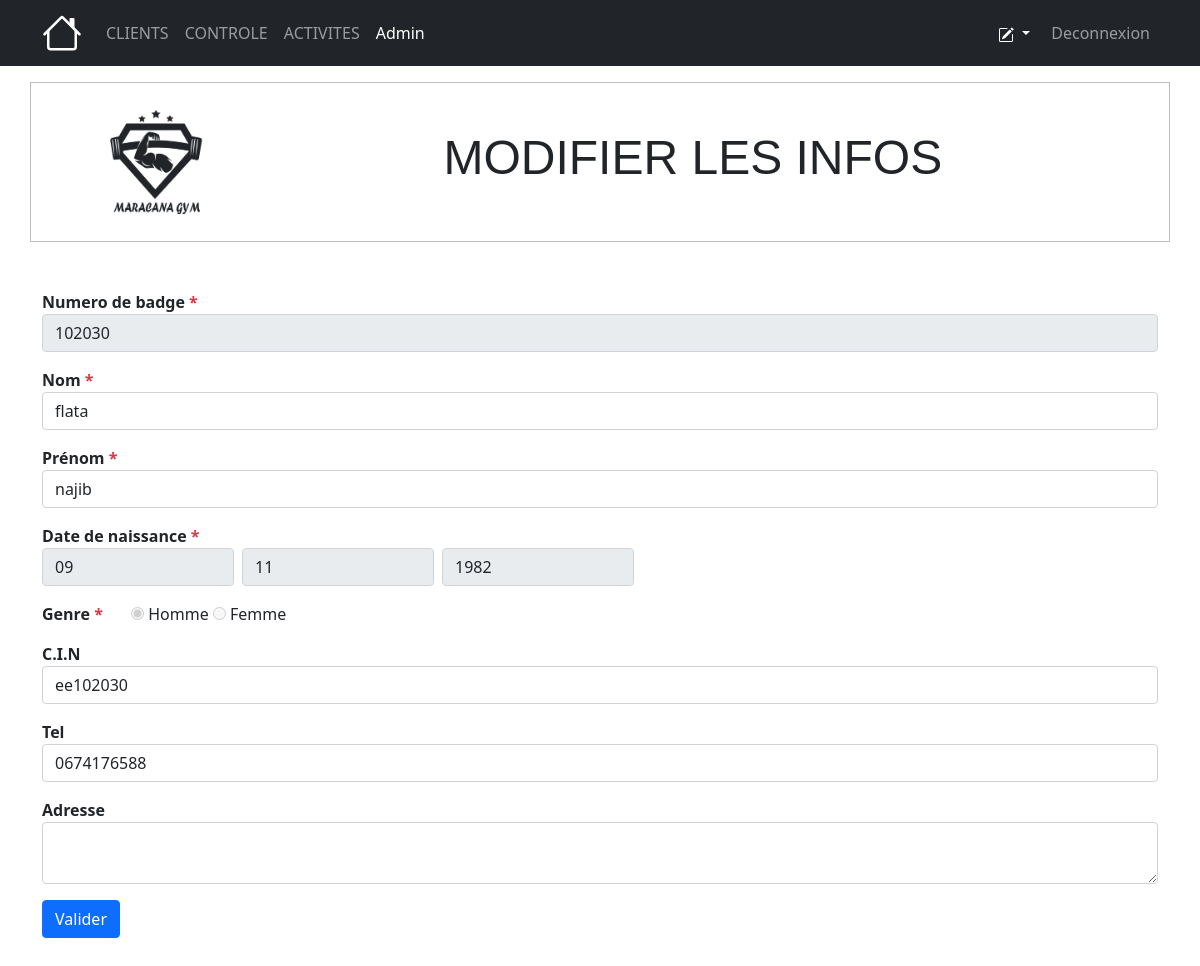
The page /update_user.php?id=246 (signed in) on the database its author committed.
### tables this page shows
CREATE TABLE `client` (
  `id` int(10) NOT NULL AUTO_INCREMENT,
  `badge` varchar(20) NOT NULL,
  `firstName` varchar(255) NOT NULL,
  `lastName` varchar(255) NOT NULL,
  `birth` date NOT NULL,
  `genre` varchar(255) NOT NULL,
  `cin` varchar(255) DEFAULT NULL,
  `tel` varchar(255) DEFAULT NULL,
  `adresse` text DEFAULT NULL,
  `date` date NOT NULL,
  `photo` varchar(255) DEFAULT NULL,
  `create_by` varchar(255) NOT NULL DEFAULT 'najib',
  PRIMARY KEY (`id`)
);

### database/database.php (called while the page is built)
<?php
function getPdo() :PDO
{
    $db = new PDO ('mysql:host=localhost;dbname=club','root','');
    return $db;
}

### include/Controlle.php (called while the page is built, shortened)
<?php
require_once 'database/database.php';
class Controlle
{
    private $db;
  public function __construct()
  {
      $this->db = getPdo();
  }
    public function getById($id){
        $req = $this->db->prepare('select * from client where id=:id');
        $req->bindParam((':id'),$id);
        $req->execute();
        $result = $req->fetchAll(PDO::FETCH_ASSOC);
        foreach ($result as $list){
            return $list;
        }
    }
}

### update_user.php (the view, shortened to what this page needs)
<?php
include_once ('head.php');
include_once 'include/update_user.php';
include_once 'include/Controlle.php';
$users= new Controlle();
$client = $users->getById($_GET['id']);
?>
<form id="form" action="" method="post" class="container mt-5">
    <div class="form-group">
        <label for=""><strong>Numero de badge <span class="text-danger">*</span></strong></label>
        <input disabled value="<?= $client['badge'] ?>"id="badge" class="form-control mb-3" type="text" maxlength="13">
    </div>
    <div class="form-group">
        <label for=""><strong>Nom <span class="text-danger">*</span></strong></label>
        <input value="<?= $client['firstName'] ?>" name="firstName" class="form-control mb-3" type="text" maxlength="30">
    </div>
    <div class="form-group">
        <label for=""><strong>Prénom <span class="text-danger">*</span></strong></label>
        <input value="<?= $client['lastName'] ?>" name="lastName" class="form-control mb-3" type="text" maxlength="30">
    </div>
    <div class="form-group">
        <label for=""><strong>Date de naissance <span class="text-danger">*</span></strong></label>
        <div class="d-flex mb-3" style="width:50vw">
            <select disabled name="day" class="form-control me-2" >
                <option ><?= date("d",strtotime($client['birth'])) ?></option>
            </select>
            <select disabled name="month" class="form-control me-2">
                <option ><?= date("m",strtotime($client['birth'])) ?></option>
            </select>
            <select disabled name="year" class="form-control me-2">
                <option ><?= date("Y",strtotime($client['birth'])) ?></option>
            </select>
        </div>
    </div>
    <div class="d-inline">
        <label class="me-4" for=""><strong>Genre <span class="text-danger">*</span></strong></label>
        <input disabled type="radio" name="exampleRadios" id="homme" value="Homme" checked>
        <label for="exampleRadios1">Homme</label>
        <input  disabled type="radio" name="exampleRadios" id="femme" value="Femme">
        <label for="exampleRadios2">Femme</label>
    </div>
    <div class="form-group my-3">
        <label for=""><strong>C.I.N</strong></label>
        <input value="<?= $client['cin'] ?>" name="cin" class="form-control mb-3" type="text" maxlength="8">
    </div>
    <div class="form-group mb-3">
        <label for=""><strong>Tel</strong></label>
        <input value="<?= $client['tel'] ?>" name="tel" class="form-control mb-3" type="tel" maxlength="10">
    </div>
    <div class="form-group mb-3">
        <label for=""><strong>Adresse</strong></label>
        <textarea value="<?= $client['adresse'] ?>" name="adresse" class="form-control"></textarea>
    </div>
    <button name="edit" type="submit" class="btn btn-primary mb-5">Valider</button>
</form>
</body>
</html>

### css/style.css (style rules this page uses)
html , body { height: 100vh; }

### rows shown on the page
client: badge "102030", firstName "flata", lastName "najib", day "09", month "11", year "1982", cin "ee102030", tel "0674176588"

### other values the page prints
$_SESSION['role'] "Admin"
$title "MODIFIER LES INFOS"
